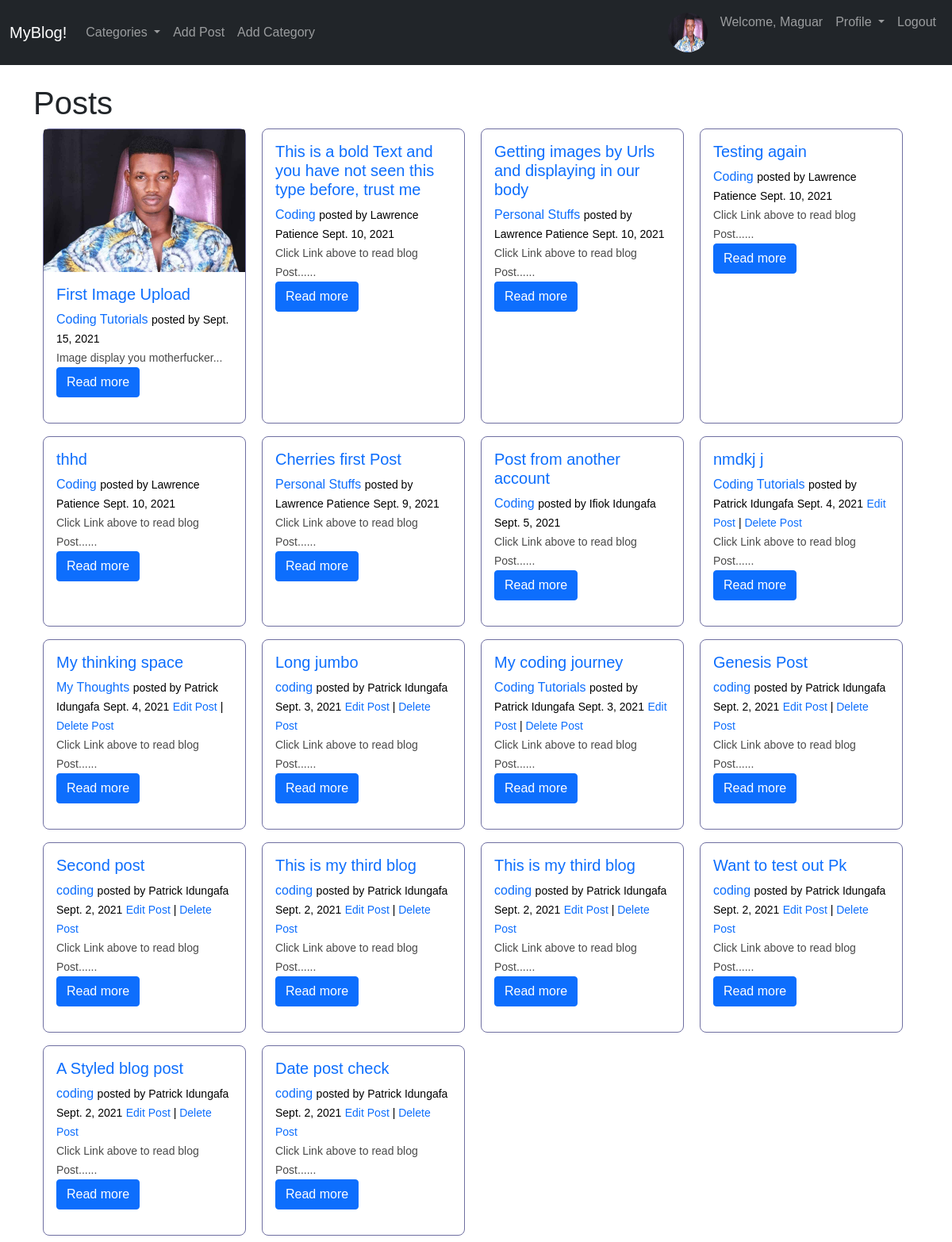
The app's page / (signed in) with its own data.
### myblog/models.py (models this page shows, shortened)
class Profile(models.Model):
    user = models.OneToOneField(User, null=True, on_delete=models.CASCADE)
    bio = models.TextField()
    profile_pic = models.ImageField(null=True, blank=True, upload_to="images/profile/")
    website_url = models.CharField(max_length=255, null=True, blank=True)
    fb_url = models.CharField(max_length=255, null=True, blank=True)
    twitter_url = models.CharField(max_length=255, null=True, blank=True)
    instagram_url = models.CharField(max_length=255, null=True, blank=True)
    pinterest_url = models.CharField(max_length=255, null=True, blank=True)

class Post(models.Model):
    title = models.CharField(max_length=255)
    header_image = models.ImageField(null=True, blank=True, upload_to="images/")
    full_path = models.TextField(default='myblog/')
    title_tag = models.CharField(max_length=63)
    meta_keywords = models.CharField(max_length=255, default='new')
    meta_description = models.CharField(max_length=255, default='new')
    author = models.ForeignKey(User, on_delete=models.CASCADE)
    body = RichTextField(blank=True, null=True)
    post_date = models.DateField(default=timezone.now)
    category = models.CharField(max_length=255, default='coding')
    snippet = models.CharField(max_length=255)
    likes = models.ManyToManyField(User, related_name='blog_posts')
    slug = models.SlugField(max_length=250, unique_for_date='post_date')

### myblog/views.py (the view)
# urls.py: path('', HomeView.as_view(), name="home"),
class HomeView(ListView):
    model = Post
    template_name = 'home.html'
    ordering = ['-post_date']
    def get_context_data(self, *args, **kwargs):
        cat_menu = Category.objects.all()
        context = super(HomeView, self).get_context_data(*args, **kwargs)
        context["cat_menu"] = cat_menu
        return context

### myblog/models.py (called while the page is built)
    def __str__(self):
        return self.name

### myblog/templates/home.html
{% extends 'base.html' %}
{% load cms_tags %}
{% block content %}
<h1>Posts</h1>
<div class="container px-2">
    <div class="row row-cols-3 gx-1">
        {% for post in object_list %}
            <div class="col-sm-6 col-lg-3 text-black mb-3">
                <div class="card" style="width: 16rem;">
                    {% if post.header_image %}
                        <img src="{{ post.header_image.url }}" class="card-img-top img-fluid" height=200 width=200 />
                    {% endif %}
                    <div class="card-body">
                        <h5 class="card-title"><a href ="{% url 'article-detail' post.pk %}">{{ post.title }}</a></h5>
                        <a href="{% url 'category' post.category|slugify %}">{{ post.category }}</a>
                        <small>posted by {{ post.author.first_name }} {{ post.author.last_name }}</small>
                        <small>{{ post.post_date }}</small>
                        <small>
                            {% if user.is_authenticated %}
                                {% if user.id == post.author.id %}
                                    <a href="{% url 'update_post' post.pk %}">Edit Post</a> |
                                    <a href="{% url 'delete_post' post.pk %}">Delete Post</a>
                                {% endif %}
                            {% endif %}
                        </small>
                        <p class="card-text">{{ post.snippet }}...</p>
                        <a href="{% url 'article-detail' post.pk %}" class="btn btn-primary">Read more</a>
                    </div>
                </div>
            </div>
        {% endfor %}
    </div>
</div>
{% endblock %}

### myblog/templates/base.html (shortened to what this page needs)
{% load cms_tags menu_tags sekizai_tags %}
{% load static %}
<!doctype html>
<html lang="en">
  <head>
    <link href="https://cdn.jsdelivr.net/npm/bootstrap@5.1.0/dist/css/bootstrap.min.css" rel="stylesheet">
    <link href="{% static 'main.css' %}" rel="stylesheet">
  </head>
  <body>
    <nav class="navbar navbar-expand-lg navbar-dark bg-dark">
      <div class="container-fluid">
        <a class="navbar-brand" href="{% url 'home' %}">MyBlog!</a>
        <div class="collapse navbar-collapse" id="navbarSupportedContent">
          <ul class="navbar-nav me-auto mb-2 mb-lg-0">
            {% if cat_menu %}
            <li class="nav-item dropdown">
              <a class="nav-link dropdown-toggle" href="#" id="navbarDropdown" role="button" data-bs-toggle="dropdown" aria-expanded="false">
                Categories
              </a>
            </li>
            {% else %}
              <li class="nav-item">
                <a class="nav-link" href="{% url 'category-list' %}">Categories</a>
              </li>
            {% endif %}
            {% if user.is_authenticated %}
              <li class="nav-item">
                <a class="nav-link" href="{% url 'add_post' %}">Add Post</a>
              </li>
              <li class="nav-item">
                <a class="nav-link" href="{% url 'add_category' %}">Add Category</a>
              </li>
            {% endif %}
          </ul>
          <ul class="navbar-nav ml-auto mb-2 mb-lg-0">
            {% if user.is_authenticated %}
              <li class="nav-item">
                {% if user.profile.profile_pic %}
                  <a class="nav-link" href="#">
                    <img src="{{ user.profile.profile_pic.url }}" class="rounded-circle" alt="" width=5
                    height=5>
                  </a>
                {% else %}
                  <img src="{% static 'default_img/default.png' %}" class="rounded-circle" alt="" width=5 height=5/>
                {% endif %}
              </li>
              <li class="nav-item">
                <a class="nav-link" href="{% url 'show_profile_page' user.profile.id %}">Welcome, {{ user.username }}</a>
              </li>
              <li class="nav-item dropdown">
                <a class="nav-link dropdown-toggle" href="#" id="navbarDropdown" role="button" data-bs-toggle="dropdown" aria-expanded="false">
                  Profile
                </a>
              </li>
              <li class="nav-item">
                <a class="nav-link" href="{% url 'logout' %}">Logout</a>
              </li>
            {% endif %}
          </ul>
        </div>
      </div>
    </nav>
    <br/>
    <div class="container">
      {% block content %}
      {% endblock %}
    </div>
  </body>
</html>

### myblog/static/main.css (style rules this page uses)
body { font-family: 'Poppins', sans-serif; overflow-x: hidden; text-rendering: optimizeLegibility; -webkit-font-smoothing: antialiased; -moz-osx-font-smoothing: grayscale; }
.card { height: 100%; border-radius: 8px; border: 1px solid rgb(111, 111, 161); margin: 8px 4px; }
.card-img-top { max-height: 180px; min-height: 180px; width: 100%; object-position: 100% 0%; object-fit: cover; }
p { margin-bottom: 0px; font-size: 14px; font-weight: 300; color: #4a4a4a; line-height: 24px; }
a { text-decoration: none!important; }
ul { padding: 0; margin: 0; list-style: none; }
h1,h2,h3,h4,h5,h6 { margin: 0px; }
.rounded-circle { width: 50px; height: 50px; }

### records on screen
Post: header_image (picture), title "First Image Upload", category "Coding Tutorials", post_date "Sept. 15, 2021", snippet "Image display you motherfucker"
Post: title "This is a bold Text and you have not seen this type before, trust me", category "Coding", author.first_name "Lawrence", author.last_name "Patience", post_date "Sept. 10, 2021", snippet "Click Link above to read blog Post..."
Post: title "Getting images by Urls and displaying in our body", category "Personal Stuffs", author.first_name "Lawrence", author.last_name "Patience", post_date "Sept. 10, 2021", snippet "Click Link above to read blog Post..."
Post: title "Testing again", category "Coding", author.first_name "Lawrence", author.last_name "Patience", post_date "Sept. 10, 2021", snippet "Click Link above to read blog Post..."
Post: title "thhd", category "Coding", author.first_name "Lawrence", author.last_name "Patience", post_date "Sept. 10, 2021", snippet "Click Link above to read blog Post..."
Post: title "Cherries first Post", category "Personal Stuffs", author.first_name "Lawrence", author.last_name "Patience", post_date "Sept. 9, 2021", snippet "Click Link above to read blog Post..."
Post: title "Post from another account", category "Coding", author.first_name "Ifiok", author.last_name "Idungafa", post_date "Sept. 5, 2021", snippet "Click Link above to read blog Post..."
Post: title "nmdkj j", category "Coding Tutorials", author.first_name "Patrick", author.last_name "Idungafa", post_date "Sept. 4, 2021", shows "Edit Post", snippet "Click Link above to read blog Post..."
Post: title "My thinking space", category "My Thoughts", author.first_name "Patrick", author.last_name "Idungafa", post_date "Sept. 4, 2021", shows "Edit Post", snippet "Click Link above to read blog Post..."
Post: title "Long jumbo", category "coding", author.first_name "Patrick", author.last_name "Idungafa", post_date "Sept. 3, 2021", shows "Edit Post", snippet "Click Link above to read blog Post..."
Post: title "My coding journey", category "Coding Tutorials", author.first_name "Patrick", author.last_name "Idungafa", post_date "Sept. 3, 2021", shows "Edit Post", snippet "Click Link above to read blog Post..."
Post: title "Genesis Post", category "coding", author.first_name "Patrick", author.last_name "Idungafa", post_date "Sept. 2, 2021", shows "Edit Post", snippet "Click Link above to read blog Post..."
Post: title "Second post", category "coding", author.first_name "Patrick", author.last_name "Idungafa", post_date "Sept. 2, 2021", shows "Edit Post", snippet "Click Link above to read blog Post..."
Post: title "This is my third blog", category "coding", author.first_name "Patrick", author.last_name "Idungafa", post_date "Sept. 2, 2021", shows "Edit Post", snippet "Click Link above to read blog Post..."
Post: title "This is my third blog", category "coding", author.first_name "Patrick", author.last_name "Idungafa", post_date "Sept. 2, 2021", shows "Edit Post", snippet "Click Link above to read blog Post..."
Post: title "Want to test out Pk", category "coding", author.first_name "Patrick", author.last_name "Idungafa", post_date "Sept. 2, 2021", shows "Edit Post", snippet "Click Link above to read blog Post..."
Post: title "A Styled blog post", category "coding", author.first_name "Patrick", author.last_name "Idungafa", post_date "Sept. 2, 2021", shows "Edit Post", snippet "Click Link above to read blog Post..."
Post: title "Date post check", category "coding", author.first_name "Patrick", author.last_name "Idungafa", post_date "Sept. 2, 2021", shows "Edit Post", snippet "Click Link above to read blog Post..."

### other values on screen
{{ user.username }} "Maguar"
